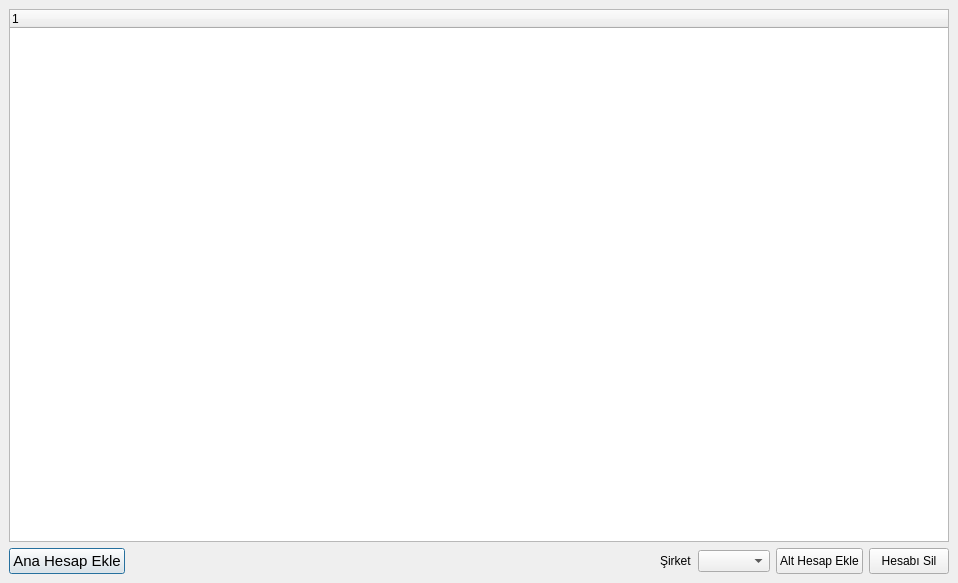
<?xml version="1.0" encoding="UTF-8"?>
<ui version="4.0">
 <class>MUH_HESAP_PLANI</class>
 <widget class="QDialog" name="MUH_HESAP_PLANI">
  <property name="geometry">
   <rect>
    <x>0</x>
    <y>0</y>
    <width>958</width>
    <height>583</height>
   </rect>
  </property>
  <property name="sizePolicy">
   <sizepolicy hsizetype="Expanding" vsizetype="Expanding">
    <horstretch>0</horstretch>
    <verstretch>0</verstretch>
   </sizepolicy>
  </property>
  <property name="windowTitle">
   <string>Hesap Planı</string>
  </property>
  <layout class="QGridLayout" name="gridLayout" columnstretch="100">
   <property name="sizeConstraint">
    <enum>QLayout::SetNoConstraint</enum>
   </property>
   <property name="margin">
    <number>3</number>
   </property>
   <item row="0" column="0">
    <widget class="QWidget" name="widget" native="true">
     <property name="sizePolicy">
      <sizepolicy hsizetype="Expanding" vsizetype="Expanding">
       <horstretch>0</horstretch>
       <verstretch>0</verstretch>
      </sizepolicy>
     </property>
     <layout class="QGridLayout" name="gridLayout_2" rowstretch="50,0" columnstretch="89">
      <property name="margin">
       <number>6</number>
      </property>
      <item row="1" column="0">
       <layout class="QHBoxLayout" name="horizontalLayout" stretch="0,0,0,0,1,1">
        <item>
         <widget class="QPushButton" name="btn_ana_hesap_ekle">
          <property name="sizePolicy">
           <sizepolicy hsizetype="Fixed" vsizetype="Expanding">
            <horstretch>0</horstretch>
            <verstretch>0</verstretch>
           </sizepolicy>
          </property>
          <property name="font">
           <font>
            <pointsize>11</pointsize>
           </font>
          </property>
          <property name="toolTip">
           <string>Hesap Planına ana hesap ekleme ekranını açar.</string>
          </property>
          <property name="text">
           <string>Ana Hesap Ekle</string>
          </property>
          <property name="shortcut">
           <string>F7</string>
          </property>
         </widget>
        </item>
        <item>
         <spacer name="horizontalSpacer">
          <property name="orientation">
           <enum>Qt::Horizontal</enum>
          </property>
          <property name="sizeHint" stdset="0">
           <size>
            <width>40</width>
            <height>20</height>
           </size>
          </property>
         </spacer>
        </item>
        <item>
         <widget class="QLabel" name="label_sirket">
          <property name="text">
           <string>Şirket</string>
          </property>
         </widget>
        </item>
        <item>
         <widget class="QComboBox" name="combo_box_sirket_turu"/>
        </item>
        <item>
         <widget class="QPushButton" name="btn_alt_hesap_ekle">
          <property name="sizePolicy">
           <sizepolicy hsizetype="Fixed" vsizetype="Expanding">
            <horstretch>0</horstretch>
            <verstretch>0</verstretch>
           </sizepolicy>
          </property>
          <property name="toolTip">
           <string>Seçili olan hesaba alt hesap ekleme ekranını açar.</string>
          </property>
          <property name="text">
           <string>Alt Hesap Ekle</string>
          </property>
          <property name="shortcut">
           <string>F4</string>
          </property>
         </widget>
        </item>
        <item>
         <widget class="QPushButton" name="btn_hesabi_sil">
          <property name="sizePolicy">
           <sizepolicy hsizetype="Fixed" vsizetype="Expanding">
            <horstretch>0</horstretch>
            <verstretch>0</verstretch>
           </sizepolicy>
          </property>
          <property name="toolTip">
           <string>Seçili olan hesabı siler.</string>
          </property>
          <property name="text">
           <string>Hesabı Sil</string>
          </property>
          <property name="shortcut">
           <string>F5</string>
          </property>
         </widget>
        </item>
       </layout>
      </item>
      <item row="0" column="0">
       <widget class="QTreeWidget" name="tree_widget_hesap_plani">
        <column>
         <property name="text">
          <string notr="true">1</string>
         </property>
        </column>
       </widget>
      </item>
     </layout>
    </widget>
   </item>
  </layout>
 </widget>
 <tabstops>
  <tabstop>tree_widget_hesap_plani</tabstop>
  <tabstop>combo_box_sirket_turu</tabstop>
  <tabstop>btn_alt_hesap_ekle</tabstop>
  <tabstop>btn_hesabi_sil</tabstop>
 </tabstops>
 <resources/>
 <connections/>
</ui>
